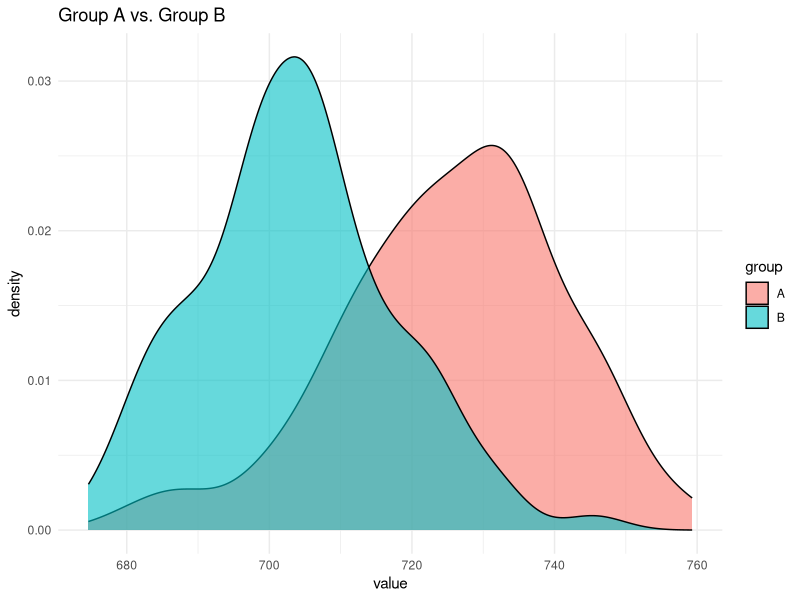
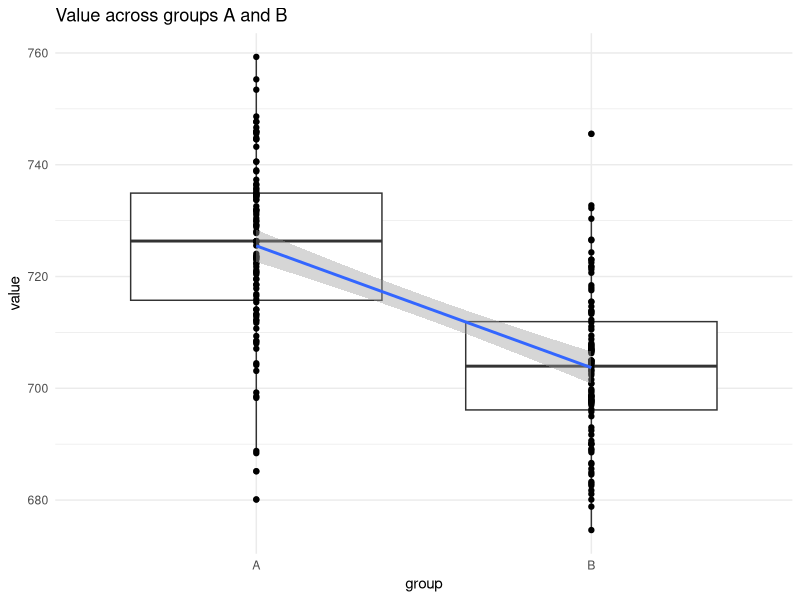
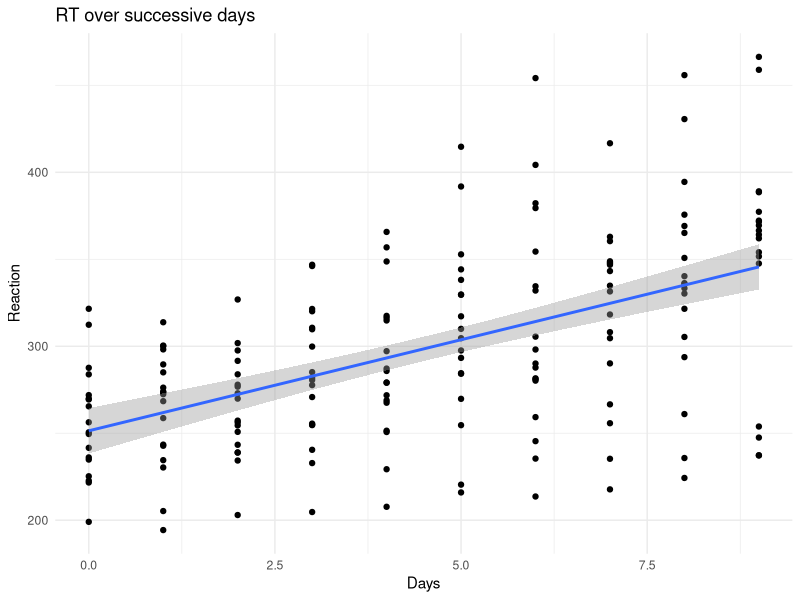
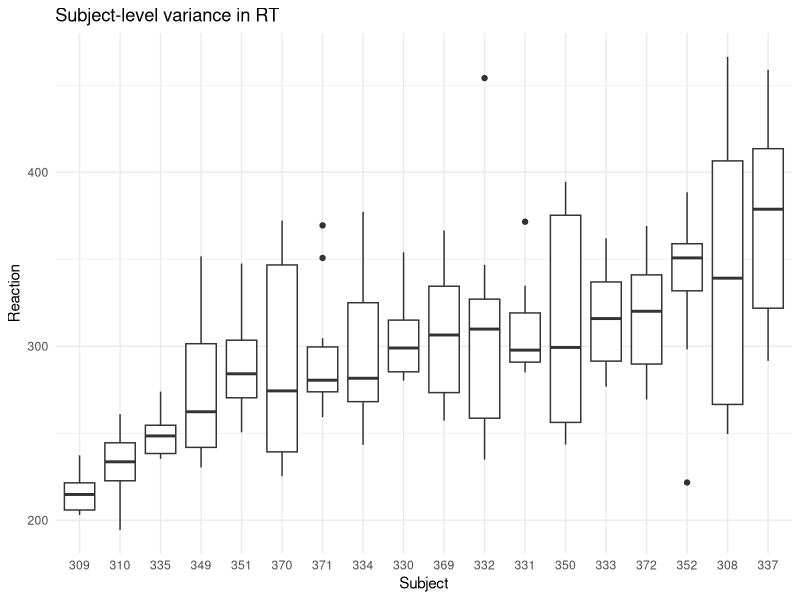
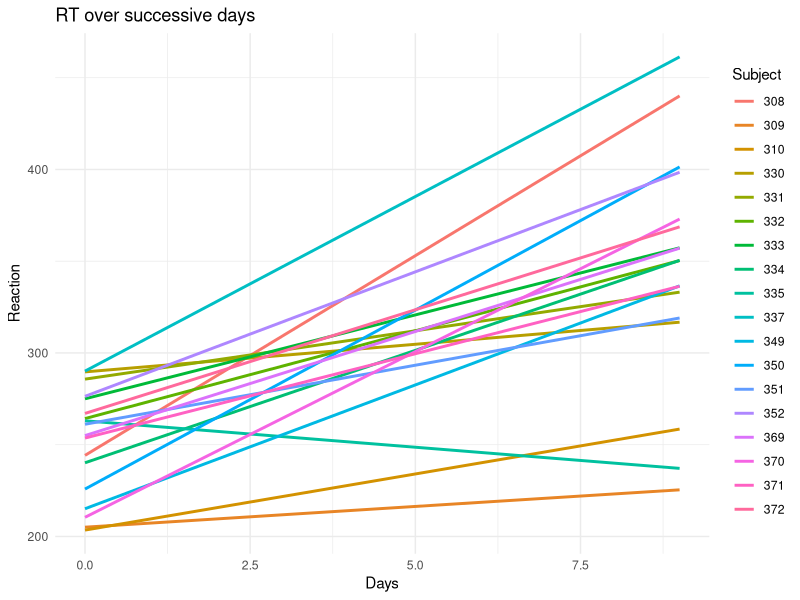
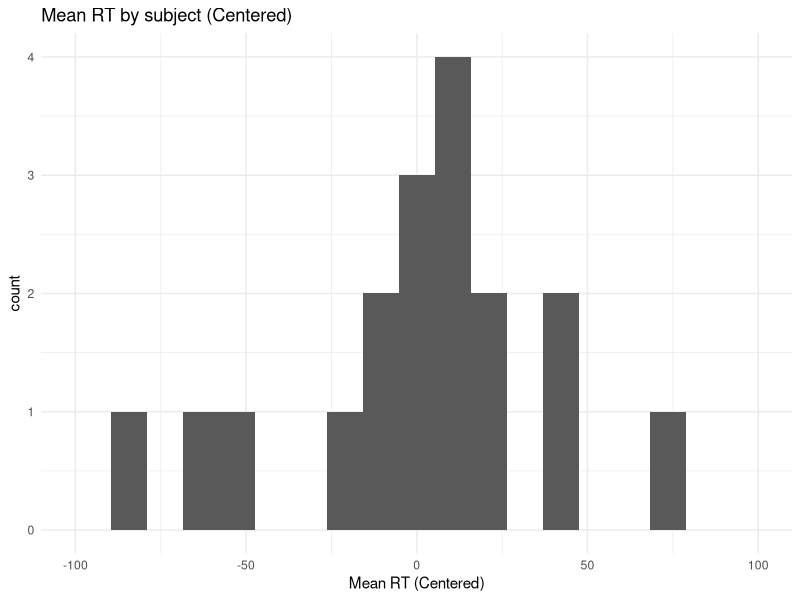
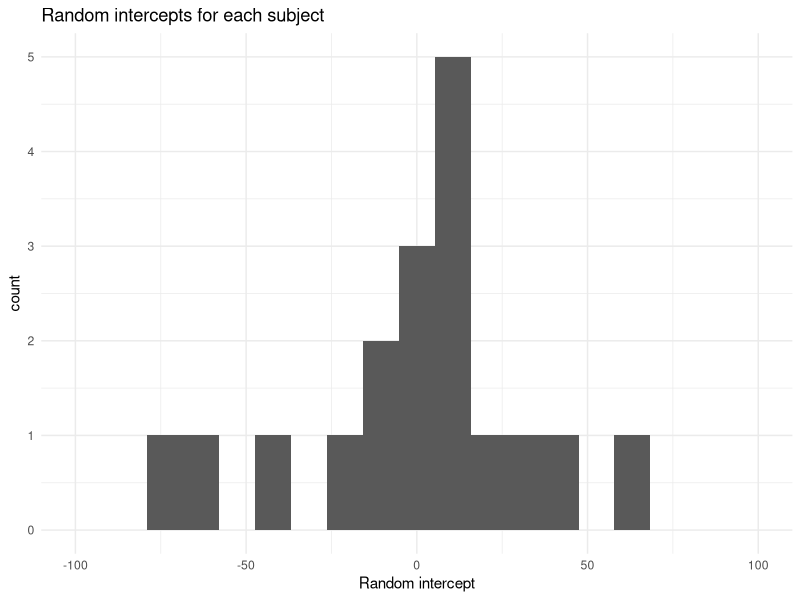
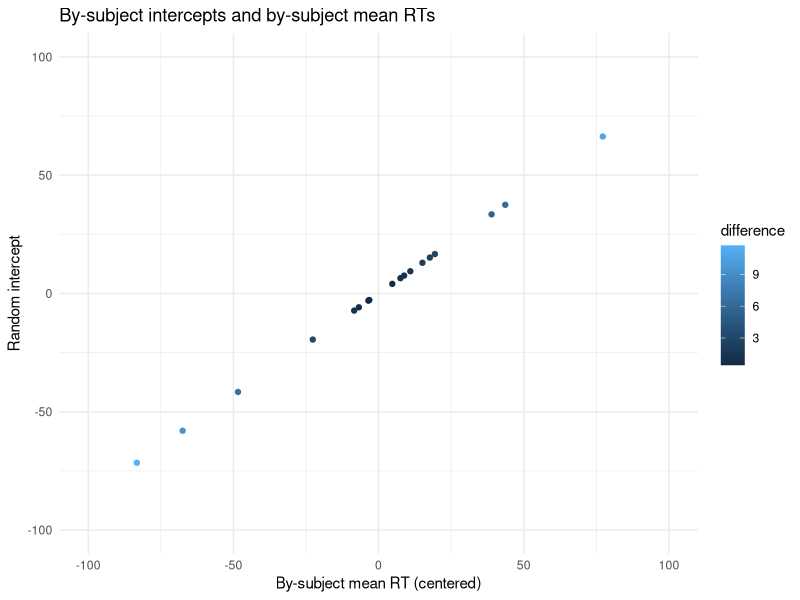

Write R code to recreate these figures, in order.
## ---- chunk 1
knitr::opts_chunk$set(echo = TRUE, dpi=300)
## ---- chunk 2
library(tidyverse)
library(lme4)
## ---- chunk 3
### Set random seed
set.seed(42)

### Illustration of two different distributions, A vs. B

A = rnorm(100, mean = 725, sd = 15)
B = rnorm(100, mean = 705, sd = 15)

df = data.frame(A = A,
           B = B) %>%
  gather() %>%
  mutate(group = key)

df %>%
  ggplot(aes(x = value,
             fill = group)) +
  geom_density(alpha = .6) +
  labs(title = "Group A vs. Group B") +
  theme_minimal()
## ---- chunk 4
simple_model = lm(data = df,
           value ~ group)

summary(simple_model)
## ---- chunk 5
simple_model$coefficients["(Intercept)"]
mean(A)
## ---- chunk 6
coef_value = simple_model$coefficients["groupB"]
round(coef_value, 2)
## ---- chunk 7
round(mean(B) - mean(A), 2)
## ---- chunk 8
df %>%
  ggplot() +
  geom_boxplot(aes(x = group,
                    y = value)) +
  geom_point(aes(x = as.integer(factor(group)),
                 y = value)) +
  geom_smooth(aes(x = as.integer(factor(group)),
                 y = value), method = "lm") +
  labs(title = "Value across groups A and B") +
  theme_minimal()
## ---- chunk 9
sleepstudy %>%
  ggplot(aes(x = Days,
             y = Reaction)) +
  geom_point() +
  geom_smooth(method = "lm") +
  labs(title = "RT over successive days") +
  theme_minimal()
## ---- chunk 10
naive_model = lm(data = sleepstudy,
           Reaction ~ Days)
summary(naive_model)
## ---- chunk 11
sleepstudy %>%
  ggplot(aes(x = reorder(Subject, Reaction),
             y = Reaction)) +
  geom_boxplot() +
  labs(title = "Subject-level variance in RT",
       x = "Subject") +
  theme_minimal()
## ---- chunk 12
sleepstudy %>%
  ggplot(aes(x = Days,
             y = Reaction,
             color = Subject)) +
  # geom_point() +
  geom_smooth(method = "lm", se = FALSE) +
  labs(title = "RT over successive days") +
  theme_minimal()
## ---- chunk 13
model_full = lmer(data = sleepstudy,
                  Reaction ~ Days + (1 + Days | Subject),
                  REML = FALSE)
## ---- chunk 14
summary(model_full)
## ---- chunk 15
model_reduced = lmer(data = sleepstudy,
                  Reaction ~ (1 + Days | Subject),
                  REML = FALSE)
## ---- chunk 16
comparison = anova(model_full, model_reduced)
comparison

chisq = round(comparison$Chisq[2], 2)
chisq
df = comparison$`Df`[2]
df
p = comparison$`Pr(>Chisq)`[2]
p

## ---- chunk 17
coef_days = fixef(model_full)["Days"]
coef_days
## ---- chunk 18
group_mean = mean(sleepstudy$Reaction)

by_subject = sleepstudy %>%
  group_by(Subject) %>%
  summarise(mean_rt = mean(Reaction)) %>%
  mutate(mean_rt_centered = mean_rt - group_mean)

by_subject %>%
  ggplot(aes(x = mean_rt_centered)) +
  geom_histogram(bins = 20) +
  labs(title = "Mean RT by subject (Centered)",
       x = "Mean RT (Centered)") +
  scale_x_continuous(limits = c(-100, 100)) +
  theme_minimal()
## ---- chunk 19
model_null = lmer(data = sleepstudy,
                  Reaction ~ (1 | Subject),
                  REML = FALSE)
by_subject$random_intercepts = ranef(model_null)$Subject$`(Intercept)`

by_subject %>%
  ggplot(aes(x = random_intercepts)) +
  geom_histogram(bins = 20) +
  labs(title = "Random intercepts for each subject",
       x = "Random intercept") +
  scale_x_continuous(limits = c(-100, 100)) +
  theme_minimal()
## ---- chunk 20
by_subject$difference = abs(by_subject$random_intercepts - by_subject$mean_rt_centered)

# This shows:
# 1) perfectly linear (as you'd expect)
# 2) slight shrinkage (max/min real RT are slightly larger magnitude than random intercept estimates)
# 3) the differences between real RT and random intercept grow larger as you approach the ends of the distribution.
by_subject %>%
  ggplot(aes(x = mean_rt_centered,
             y = random_intercepts,
             color = difference)) +
  geom_point() +
  scale_x_continuous(limits = c(-100, 100)) +
  scale_y_continuous(limits = c(-100, 100)) +
  labs(title = "By-subject intercepts and by-subject mean RTs",
       x = "By-subject mean RT (centered)",
       y = "Random intercept") +
  theme_minimal()


